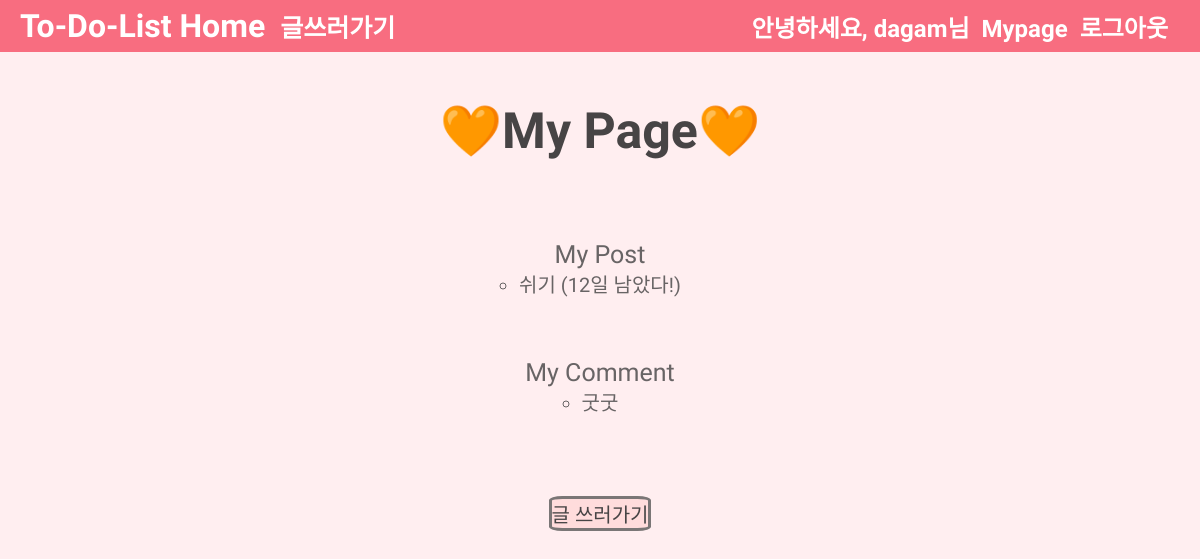
Page /mypage/ (signed in) on the committed database.
### todos/models.py (models this page shows, shortened)
class Todo(models.Model):
    title = models.CharField(max_length=200)
    content = models.TextField()
    deadline = models.DateField()
    author = models.ForeignKey(User, on_delete=models.CASCADE, related_name='posts', null=True, default=None)

class Comment(models.Model):
    todo = models.ForeignKey(Todo, on_delete=models.CASCADE, related_name='comments')
    content = models.TextField()
    author = models.ForeignKey(User, on_delete=models.CASCADE, related_name='comments', null=True, default=None)

### todos/views.py (the view)
# urls.py: path('mypage/', views.mypage, name="mypage"),
@login_required(login_url='/registration/login')
def mypage(request):
    myc = Comment.objects.all().filter(author=request.user)
    todos = Todo.objects.all().filter(author=request.user).order_by('deadline')
    for todo in todos: #남은 날짜
      diff_date = todo.deadline - datetime.date(datetime.now())
      todo.remain = diff_date.days
    return render(request, 'mypage.html', { 'todos' : todos, 'myc': myc })

### todos/templates/mypage.html
{% extends 'base.html' %}
{% block css %} {% load static %}
<link href="{% static 'mypage.css' %}" rel="stylesheet">
{% endblock css %}
{% block title %}
<a class="title_a" href="{% url 'home' %}">To-Do-List Home</a>
{% endblock title %}
{% block content %}
<h3><strong>🧡My Page🧡</strong></h3>
<div class="my-items">
 <p>My Post</p>
   <ul>
     {% for todo in todos %}
     <li>
        <a class="list_a" href="{% url 'detail' todo.pk %}">{{todo.title}} ({{todo.remain}}일 남았다!)</a>
     </li>
     {% endfor %}
   </ul>
  {% block comments %}
  <p>My Comment</p>
  {% endblock comments %}
   <ul>
     {% for comment in myc %}
     <li>
       {{comment.content}}
     </li>
     {% endfor %}
   </ul>
 </div>
 <div class="div-links">
    <a class="write_a" href="{% url 'new' %}">글 쓰러가기</a>
 </div>
 {% endblock content %}

### todos/templates/base.html (shortened to what this page needs)
<!DOCTYPE html>
<html lang="en">
<head>
    {% load static %}
    {% load socialaccount %}
    <link href="{% static 'base.css' %}" rel="stylesheet">
    {% block css %}
    {% endblock css %}
</head>
<body>
    <h1>
    {% block title %}
    {% endblock title %}
    <a class="base_a" href="{% url 'new' %}">글쓰러가기</a>
    <div class="nav-items">
         <div class="nav-bar">
                {% if user.is_authenticated %}
                <a class="nav-item">안녕하세요, {{ user.username }}님</a>
                <a class="nav-item" href="{% url 'mypage' %}">Mypage</a>
                <a class="nav-item" href="{% url 'logout' %}"
                  onclick="document.getElementById('kakao-logout').src
                    = 'https://accounts.kakao.com/logout?continue=https://accounts.kakao.com/weblogin/account'"
                >로그아웃</a>
                {% else %}
                <a class="nav-item" href="{% url 'login' %}">로그인</a>
                <a class="nav-item" href="{% provider_login_url 'kakao' %}">카카오로그인</a>
                <a class="nav-item" href="{% url 'signup' %}">회원가입</a>
                {% endif %}
        </div>
    </div>
    </h1>
    {% block content %}
    {% endblock content %}
</body>
</html>

### todos/static/base.css (style rules this page uses)
.base_a { flex-grow: 1; font-size: 25px; }
.nav-bar { font-size: 0; background-color: rgba(255, 130, 146); }
.nav-item { font-size: 24px; color: white; margin-right:12px; background-color: rgba(248, 109, 128); font-family: 'Gamja Flower', cursive; }

### todos/static/mypage.css (style rules this page uses)
* { margin: 0; background-color: #ffeef0; color: rgb(71, 68, 69); }
h1 { font-family: 'Itim', cursive; padding: 7px 20px 7px 20px; background-color: rgba(248, 109, 128); color: white; display: flex; align-items: center; }
.div-links { display: flex; justify-content: center; margin-top: 80px; }
a:link, a:visited { text-decoration: none; }
.list_a { color: rgb(104, 100, 101); font-size: 20px; }
li { color: rgb(104, 100, 101); font-size: 20px; }
.div-links { font-family: 'Gamja Flower', cursive; font-size: 20px; }
.base_a { color: white; background-color: rgba(248, 109, 128); border: 0; font-family: 'Gamja Flower', cursive; font-size: 25px; margin-left: 15px; }
.title_a { color: white; background-color: rgba(248, 109, 128); }
.write_a { border-style:solid; border-color: #7a7676; background-color: #ffdcdc; border-radius: 13%; }
.nav-item { background-color: rgba(248, 109, 128); color: white; font-family: 'Gamja Flower', cursive; }
.nav-items { background-color: rgba(248, 109, 128); }
.nav-bar { background-color: rgba(248, 109, 128); }
p { font-family: 'Gamja Flower', cursive; font-size: 25px; color: rgb(104, 100, 101); margin-top: 60px; }
h3 { font-family: 'Itim', cursive; font-size: 50px; display: flex; justify-content: center; margin-top: 50px; }
.my-items { margin-top: 20px; display: flex; flex-direction: column; align-items: center; }
ul { list-style-type:circle; font-family: 'Gamja Flower', cursive; font-size: 20px; padding-left: 0px; }

### rows in the picture
Todo: title "쉬기", remain "12"
Comment: content "굿굿"

### other values in the picture
{{ user.username }} "dagam"
